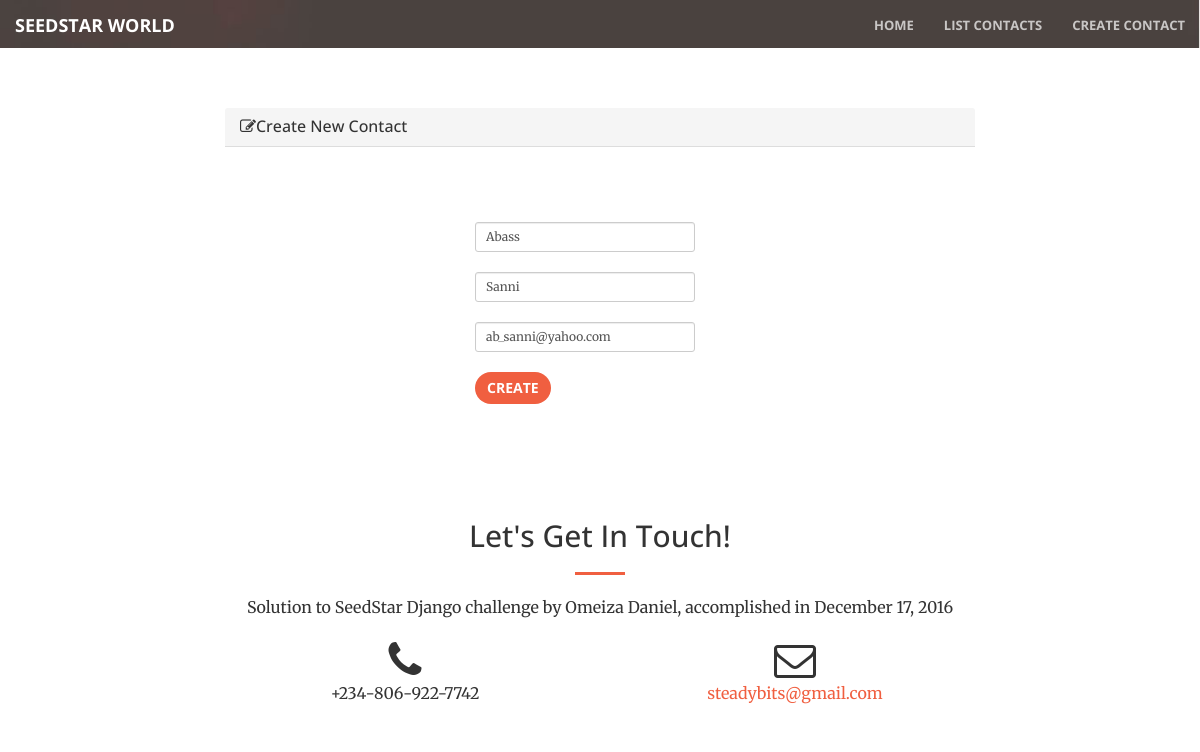
Screenshot of /edit/174 with the database file from the repository.
### seedstar/models.py (models this page shows)
class Contact(models.Model):
    fname = models.CharField(max_length = 30, blank=False)
    lname = models.CharField(max_length = 30, blank=False)
    email_address = models.EmailField(max_length=50, blank=False, unique=True)

### seedstar/views.py (the view)
# urls.py: url(r'^edit/(?P<id>\d+)$', views.update),
def update(request, id, template_name='create.html'):
    contact = get_object_or_404(Contact, id=id)
    form = ContactForm(request.POST or None, instance=contact)
    if form.is_valid():
        form.save()
        return redirect('/list')
    return render(request, template_name, {'form': form})

### seedstar/forms.py
class ContactForm(forms.ModelForm):
    class Meta:
        model = Contact
        fields = '__all__'
        widgets = {
            'fname': forms.TextInput(attrs={'placeholder':'First Name', 'class':'form-control'}),
            'lname': forms.TextInput(attrs={'placeholder':'Last Name', 'class':'form-control'}),
            'email_address': forms.TextInput(attrs={'placeholder':'Email', 'class':'form-control'}),
        }

### templates/create.html (shortened to what this page needs)
{% extends 'base.html' %}
{% load staticfiles %}
{% block content %}
{% include 'nav_image.html' %}
<br/><br/><br/><br/>
<div class="container">
    <div class="row">
        <div class="col-lg-8 col-lg-offset-2 -align-center">
            <div class="panel-default" >
                <div class="panel-heading">
                    <h3 class="panel-title"><i class="fa fa-pencil-square-o"></i>Create New Contact</h3>
                </div>
                <div class="panel-body">
                    <form method="post" class="form-horizontal col-lg-offset-2"  >
                        <br/><br/>
                        <div class="form form-group-sm">
                            <br/>
                            <div class="col-sm-offset-2 col-sm-5">
                              {{ form.fname }}<br/>
                            </div>
                        </div>
                        <div class="form form-group-sm">
                            <div class="col-sm-offset-2 col-sm-5">
                              {{ form.lname }}<br/>
                            </div>
                        </div>
                        <div class="form form-group-sm">
                            <div class="col-sm-offset-2 col-sm-5">
                              {{ form.email_address }}<br/>
                            </div>
                        </div>
                        <div class="form-group-sm">
                            <div class="col-sm-offset-2 col-sm-5">
                              <input type="submit" value="Create" class="btn btn-primary"/>
                            </div>
                        </div>
                    </form>
                </div>
            </div>
        </div>
    </div>
</div>
{% endblock %}

### rows the page displays
Contact: fname "Abass", lname "Sanni", email_address "ab_sanni@yahoo.com"
